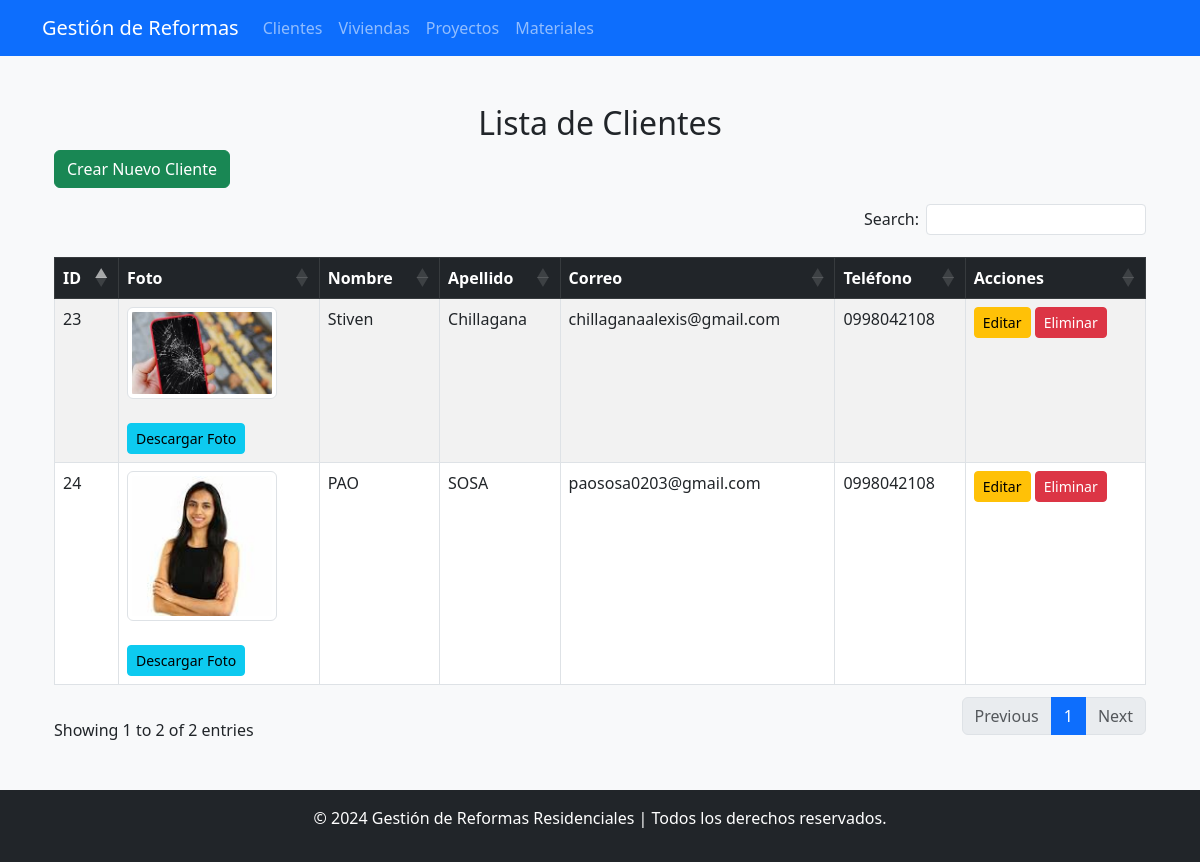
The page / on the database its author committed.
### Aplicaciones/Reformas_ejer09/models.py (models this page shows)
class Cliente(models.Model):
    id_cliente = models.AutoField(primary_key=True)
    nombre = models.CharField(max_length=100)
    apellido = models.CharField(max_length=100)
    correo = models.EmailField(unique=True)
    telefono = models.CharField(max_length=15, blank=True, null=True)
    foto = models.ImageField(upload_to='clientes/', null=True, blank=True)  # Nuevo campo de foto

### Aplicaciones/Reformas_ejer09/views.py (the view)
# urls.py: path('', views.lista_clientes, name='lista_clientes'),  # Página de inicio
def lista_clientes(request):
    clientes = Cliente.objects.all()
    return render(request, 'clientes/listCliente.html', {'clientes': clientes})

### Aplicaciones/Reformas_ejer09/templates/clientes/listCliente.html (shortened to what this page needs)
{% extends 'plantilla.html' %}
{% block content %}
<div class="container mt-5">
    <h2 class="text-center">Lista de Clientes</h2>
    <a href="{% url 'crear_cliente' %}" class="btn btn-success mb-3">Crear Nuevo Cliente</a>
    <table class="table table-bordered table-striped table-hover" id="tbl_clientes">
        <thead class="table-dark">
            <tr>
                <th>ID</th>
                <th>Foto</th>
                <th>Nombre</th>
                <th>Apellido</th>
                <th>Correo</th>
                <th>Teléfono</th>
                <th>Acciones</th>
            </tr>
        </thead>
        <tbody>
            {% for cliente in clientes %}
            <tr id="fila-{{ cliente.id_cliente }}">
                <td>{{ cliente.id_cliente }}</td>
                <td>
                    {% if cliente.foto %}
                        <a href="{{ cliente.foto.url }}" target="_blank">
                            <img src="{{ cliente.foto.url }}" alt="Foto de {{ cliente.nombre }}" class="img-thumbnail" width="150">
                        </a>
                        <br><br>
                        <a href="{{ cliente.foto.url }}" class="btn btn-info btn-sm" download>Descargar Foto</a>
                    {% else %}
                        <p>No disponible</p>
                    {% endif %}
                </td>
                <td>{{ cliente.nombre }}</td>
                <td>{{ cliente.apellido }}</td>
                <td>{{ cliente.correo }}</td>
                <td>{{ cliente.telefono }}</td>
                <td>
                    <a href="{% url 'editar_cliente' cliente.id_cliente %}" class="btn btn-warning btn-sm">Editar</a>
                    <button type="button" class="btn btn-danger btn-sm" onclick="confirmarEliminacion({{ cliente.id_cliente }})">
                        Eliminar
                    </button>
                </td>
            </tr>
            {% empty %}
            <tr>
                <td colspan="7" class="text-center">No hay clientes registrados.</td>
            </tr>
            {% endfor %}
        </tbody>
    </table>
</div>
{% endblock %}

### rows shown on the page
Cliente: id_cliente "23", foto (picture), nombre "Stiven", apellido "Chillagana", correo "chillaganaalexis@gmail.com", telefono "0998042108"
Cliente: id_cliente "24", foto (picture), nombre "PAO", apellido "SOSA", correo "paososa0203@gmail.com", telefono "0998042108"
